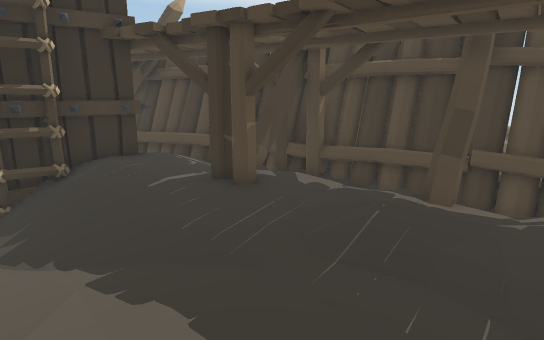
view 1 (above)

16 first-person views from a walk through a scene from a Unity 3-D project. The camera is 1.5 m above the floor, tilts 12° down and sees 75° across. The floor is counted in squares, 0.5 m on a side. Each view is taken from the middle of a square. On the plan, view 1 faces up. The plan holds only what a view shows up to about 20 squares ahead; the rest is blank. The place goes on beyond the plan.

view 2
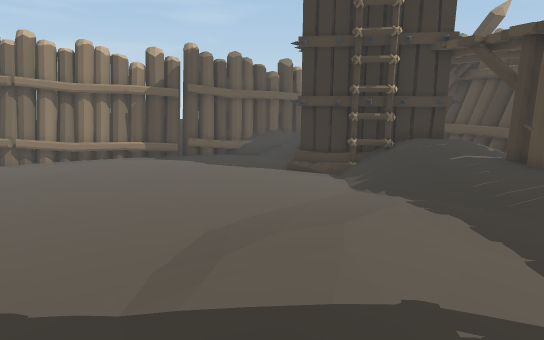

view 3
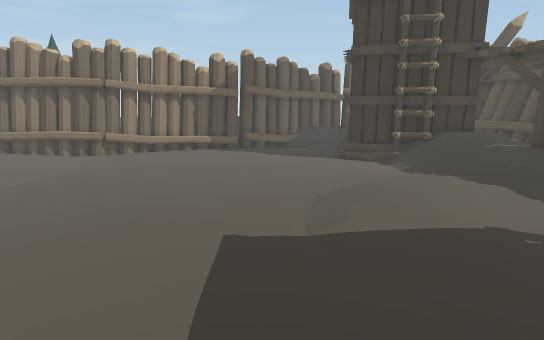

view 4
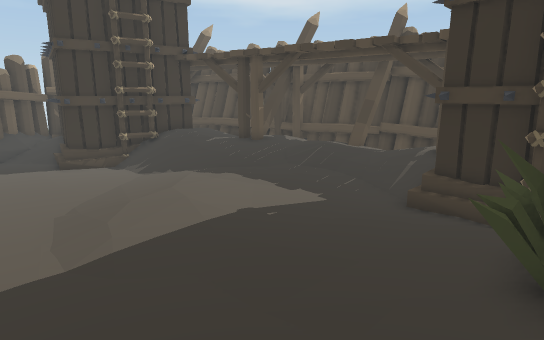

view 5
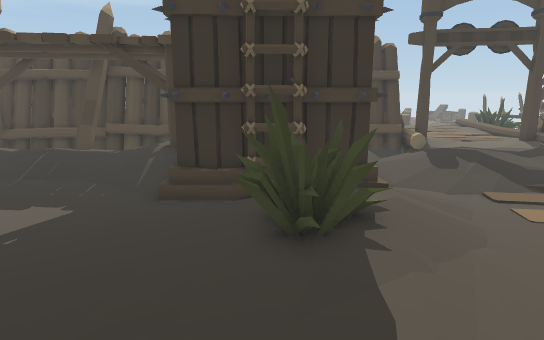

view 6
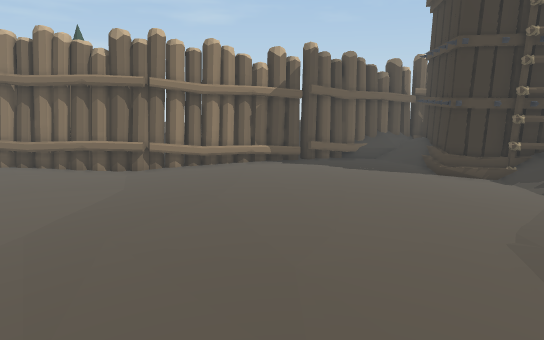

view 7
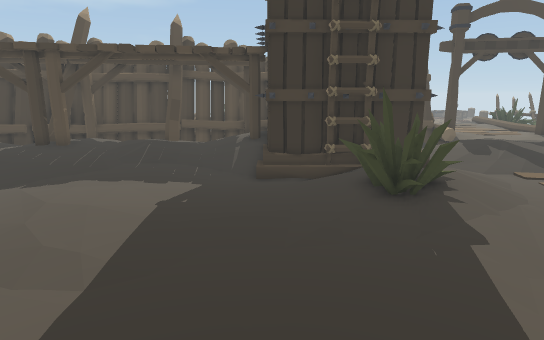

view 8
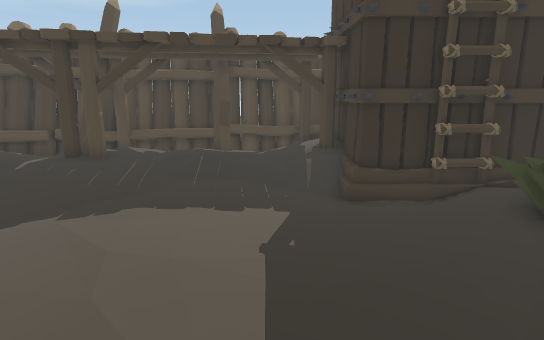

view 9
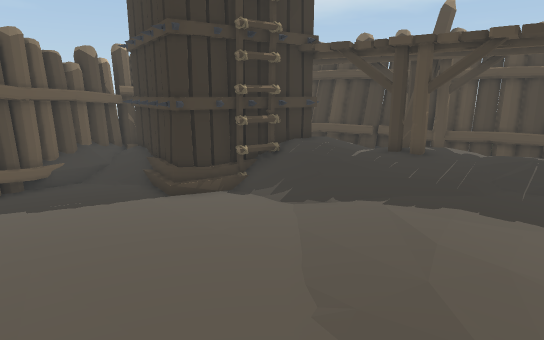

view 10
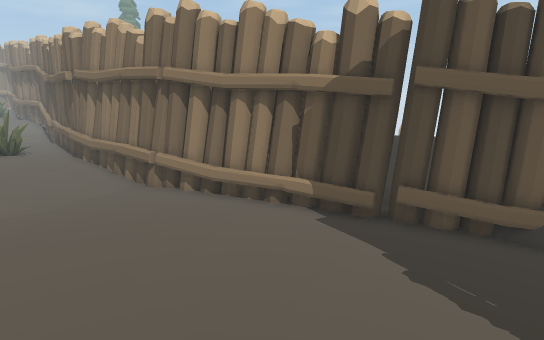

view 11
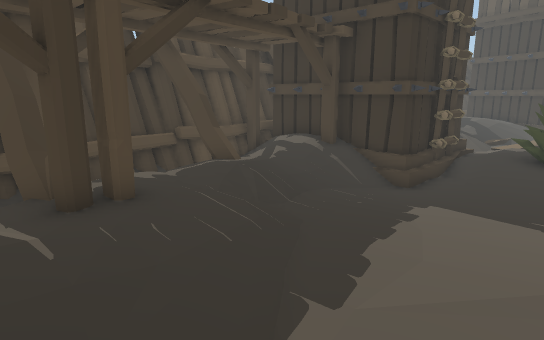

view 12
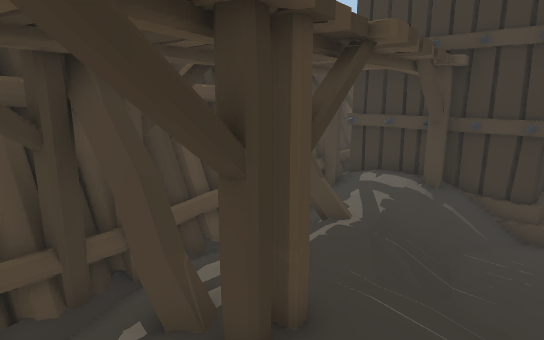

view 13
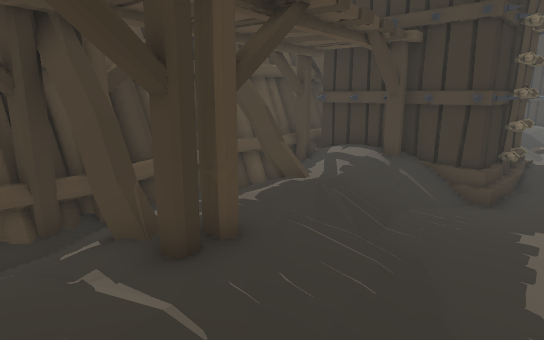

view 14
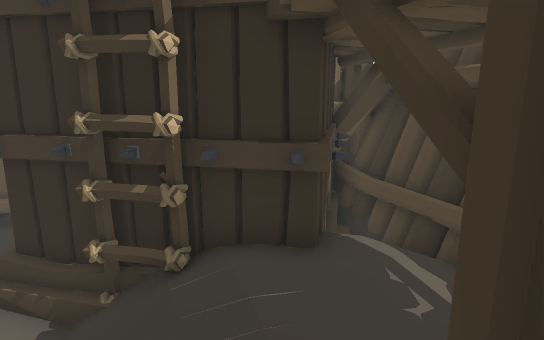

view 15
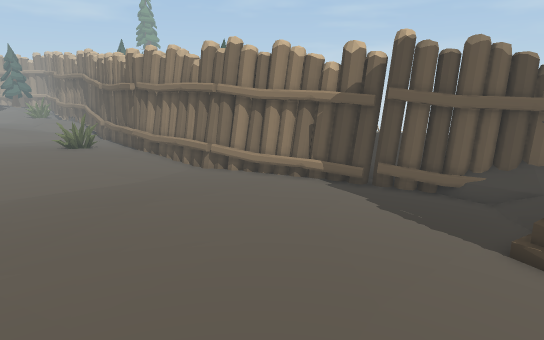

view 16
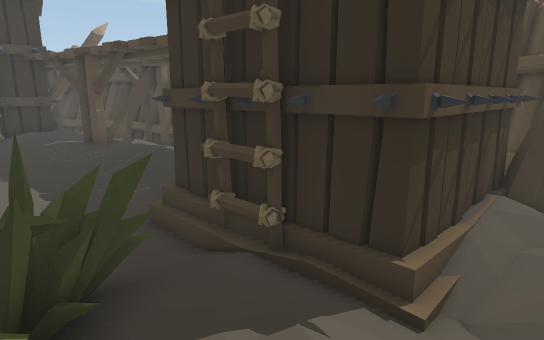

### Floor plan
Key: @ floor where view 1 was taken; # wall or solid block; . main floor; : floor 0.25 m higher than the main floor; - floor 0.25 m lower than the main floor; + floor 0.5 m higher than the main floor; / step, stairs or slope; = window, fence, low wall or low ledge; F fence; S spikes; T tower; L ladder; O other object.
Columns run from 22 left of view 1 to 12 right of it. Each row starts with its distance up from view 1.
 18                 F
 17               F#FF
 16                ##FFF
 15          F     TSFFFFF
 14          F      T##FFFFF
 13         FFT     T#+ ##FFFF
 12        FFFT      TT+::#SFFFF
 11        FFOTT    TT##+ ###FFFF
 10        FF//TT  TLT+####+/.#FFFO
  9   =    FF---TTTLL/++###+//#SFFFF
  8  ==  +FF----TTT-///:++##+/####FFF
  7      :FF---------///:::/+/ :/##FFFF
  6      FF-----------...////:+++/#TFSO
  5      FF----------........//###T SSO
  4     FF/.................../##T   SO
  3     FF..................../TTT
  2    FF/....................TT
  1    FF......................TT     T
  0   FF/.................@..../LT   TT
 -1  FFF/-...................../LLT TT:
 -2  FFF--....................:::.TTT::
 -3 FFF----...................OO::.T./+
 -4 FF....--..................OO:::..//
 -5 F......--..................:::..../
 -6 ........--.........................
 -7 ........---......... ..............
 -8 .........   ..   ..  ...  ..

Positions as (right, up) in squares from view 1, and headings:
1: (0, 0), facing up
2: (1, -4), facing up-left
3: (1, -8), facing up-left
4: (0, -8), facing up
5: (-1, -8), facing up-right
6: (-4, -8), facing up-left
7: (-5, -8), facing up-right
8: (-5, -4), facing up-right
9: (-6, -4), facing up
10: (-7, 3), facing left
11: (-7, 6), facing right
12: (-5, 9), facing right
13: (-6, 8), facing right
14: (-1, 7), facing up-left
15: (-2, 2), facing left
16: (7, -7), facing up
